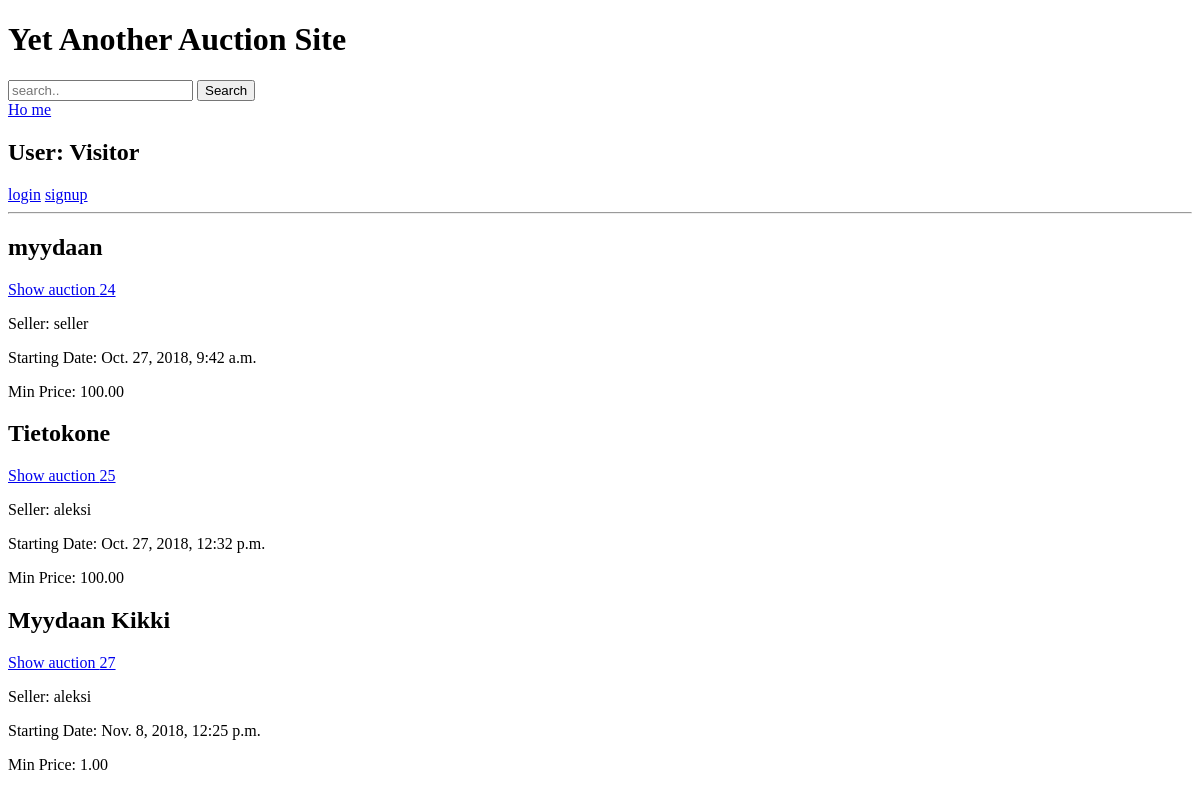
Before: /home/ with the older database file.
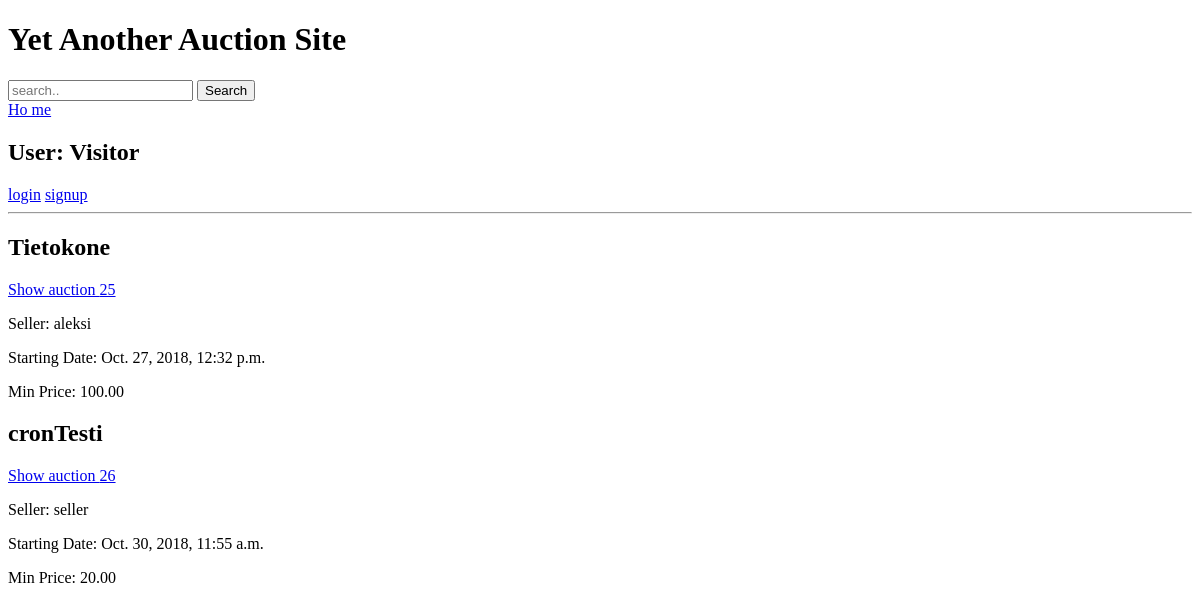
After: the same page with the newer database file.
### auctionApp/models.py (models this page shows, shortened)
class Auction(models.Model):
    LIFECYCLES = (
        ('A', 'Active'),
        ('B', 'Banned'),
        ('D', 'Due'),
        ('E', 'Adjudicated'),
    )
    title = models.CharField(max_length=150)
    description = models.TextField()
    seller = models.ForeignKey(User, on_delete=models.CASCADE, related_name='seller', blank=True)
    start_date = models.DateTimeField(auto_now_add=True)
    end_date = models.DateTimeField()
    min_price = models.DecimalField(max_digits=16, decimal_places=2)
    lifecycle = models.CharField(max_length=1, choices=LIFECYCLES, default='A')
    banned = models.BooleanField(default=False)
    winner = models.ForeignKey(User, on_delete=models.CASCADE, null=True, blank=True)

### auctionApp/views.py (the view)
# urls.py: path('home/', home, name="home"),
def home(request):
    if request.user.is_superuser:
        auctions = Auction.objects.all()
        return render(request, 'archive.html', {'auctions': auctions})
    else:
        auctions = Auction.objects.filter(lifecycle='A')
        return render(request, "archive.html", {'auctions': auctions})

### templates/archive.html (shortened to what this page needs)
{% extends "base.html" %}
{% block content %}
{% for post in auctions %}
    <h2>{{ post.title }}</h2>
    <a href="{% url 'show_auction' post.id %}">Show auction {{ post.id }} </a>
    <p>Seller: {{ post.seller }}</p>
    <p>Starting Date: {{ post.start_date }}</p>
    <p>Min Price: {{ post.min_price }}</p>
{% empty %}
    <p>No auctions<p>
{%  endfor %}
{% endblock %}

Changed rows visible on the page:
no longer on this page (row edited): Auction: title "myydaan", id "24", seller "seller", start_date "Oct. 27, 2018, 9:42 a.m.", min_price "100.00"
no longer on this page (row edited): Auction: title "Myydaan Kikki", id "27", seller "aleksi", start_date "Nov. 8, 2018, 12:25 p.m.", min_price "1.00"
now on this page (row edited): Auction: title "cronTesti", id "26", seller "seller", start_date "Oct. 30, 2018, 11:55 a.m.", min_price "20.00"
